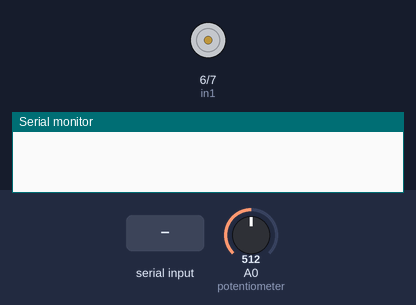
This sketch was run on a simulated Arduino Uno, built with avr-gcc and run on an emulated ATmega328P. Parts: motor-driver pin pairs drawn as motors (green arrow = first pin HIGH = forward, orange = second pin HIGH = backward, longer = more drive, scaled by the enable pin), the last lines printed to the serial monitor. Inputs (shaded band) come from the test bench; at power-on: A0 (potentiometer) = 512.

Above: at 1.2 s.
1.3 s: "1" received over Serial
At 2.1 s:
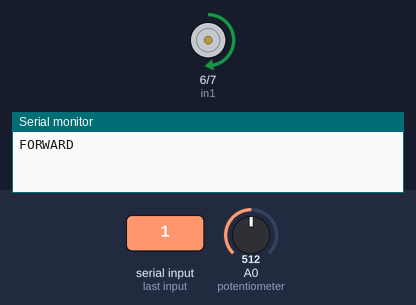
2.8 s: "0" received over Serial
At 3.3 s:
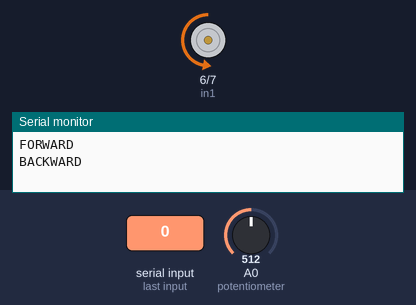
Timing chart, 0 to 5.8 s (numbered marks = the images above; inputs shaded):
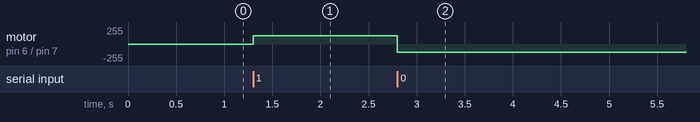

Measured:
- after the input at 1.3 s, motor on pin 6 (in1) / pin 7 (in2): stopped → forward 127/255 at once
- after the input at 2.8 s, motor on pin 6 (in1) / pin 7 (in2): forward 127/255 → backward 127/255 at once

The sketch:

08DCMotor.ino
```cpp
int in1 = 6;
int in2 = 7;
int enA = 9;
int Speed = 0;
int val = 0;

void setup() {
  Serial.begin(9600);
  pinMode(enA, OUTPUT);
  pinMode(in1, OUTPUT);
  pinMode(in2, OUTPUT);
  Serial.begin(9600);
}

// Enter value 0 or 1 to select motor direction, 0 for Backward, 1 for Forward
void loop() {
  val = analogRead(A0); // Read potentiometer value to change the Motor speed
  Speed = map(val, 0, 1023, 0, 255);

  if (Serial.available() > 0) {
    char state = Serial.read();
    // FORWARD rotation
    if (state == '1') {
      analogWrite(enA, Speed);
      digitalWrite(in1, 1);
      digitalWrite(in2, 0);
      Serial.println("FORWARD");
      delay(1000);
    }
    // BACKWARD rotation
    if (state == '0') {
      analogWrite(enA, Speed);
      digitalWrite(in1, 0);
      digitalWrite(in2, 1);
      Serial.println("BACKWARD");
      delay(1000);
    }
  }
}
```
